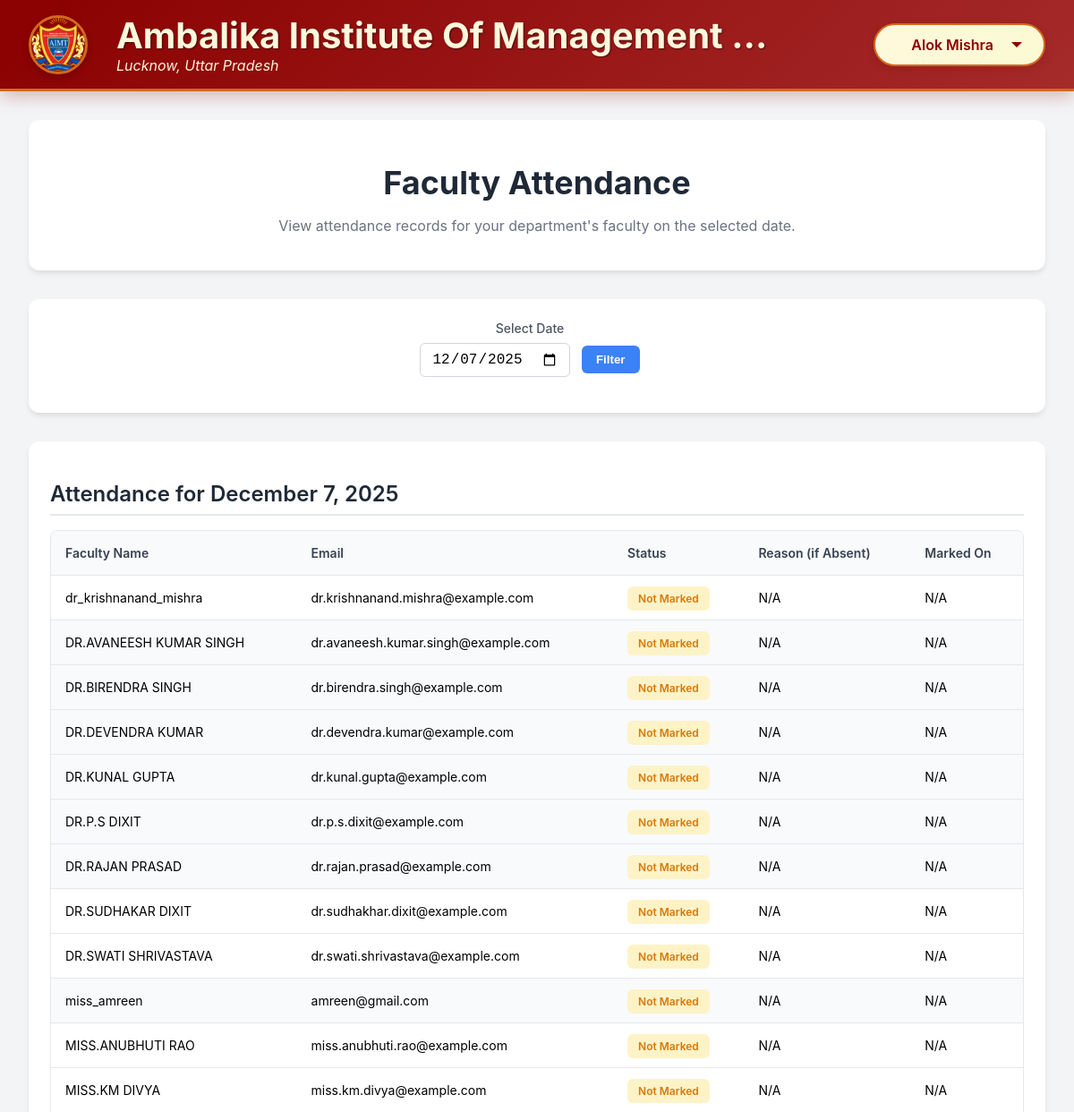
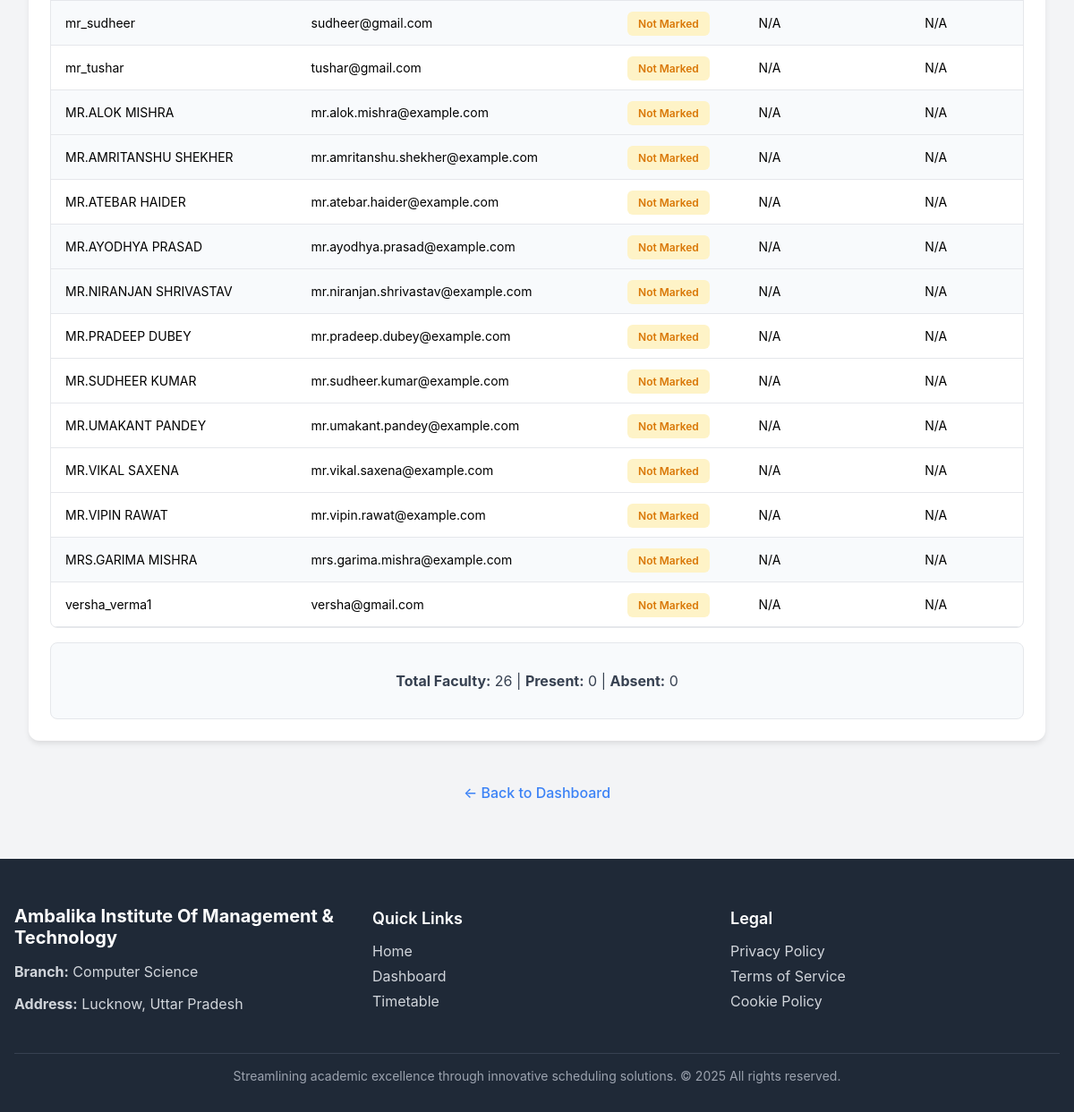
The page /hod/faculty_attendance.php (signed in) on the database as committed earlier (2 pictures, top to bottom).
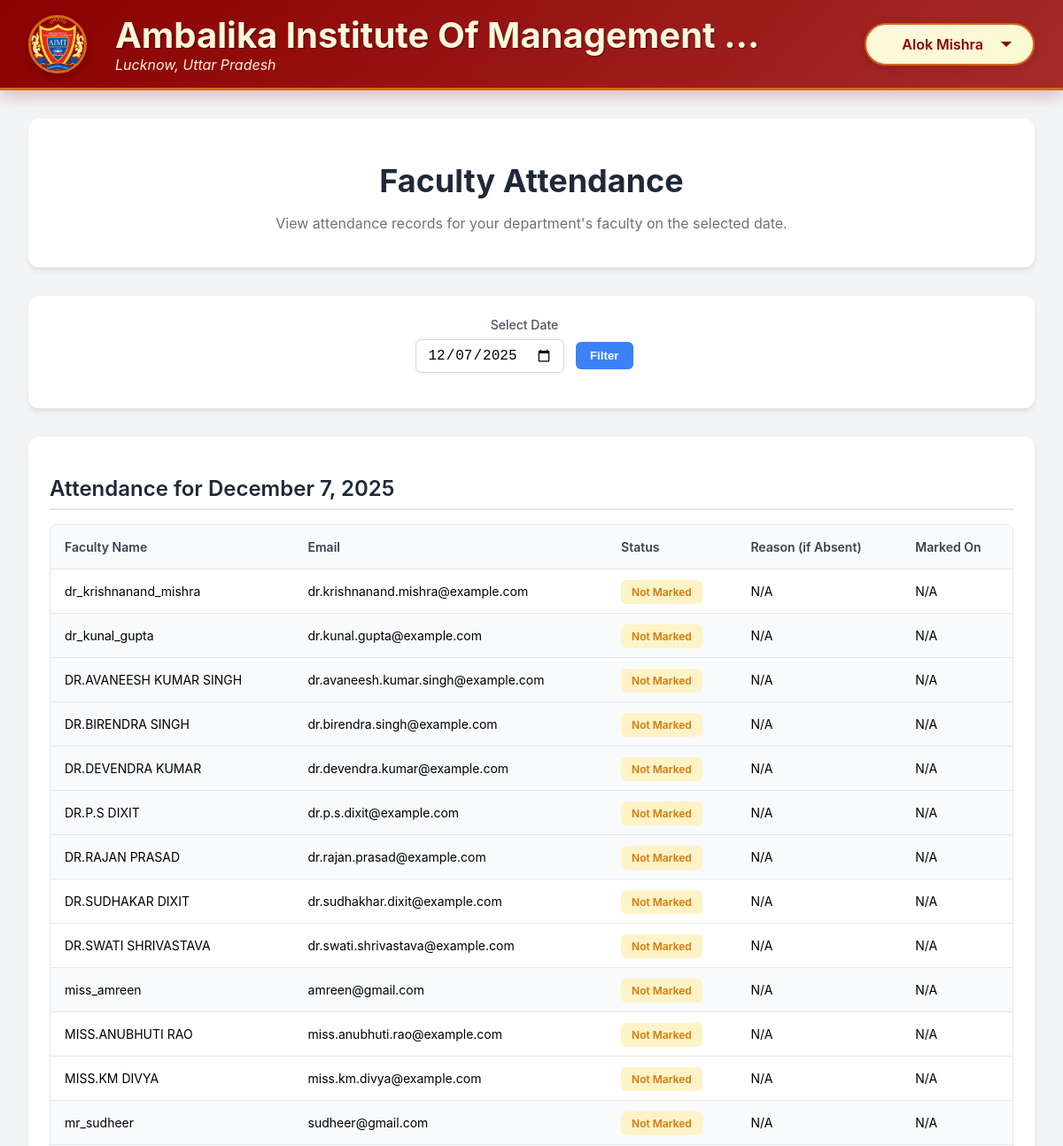
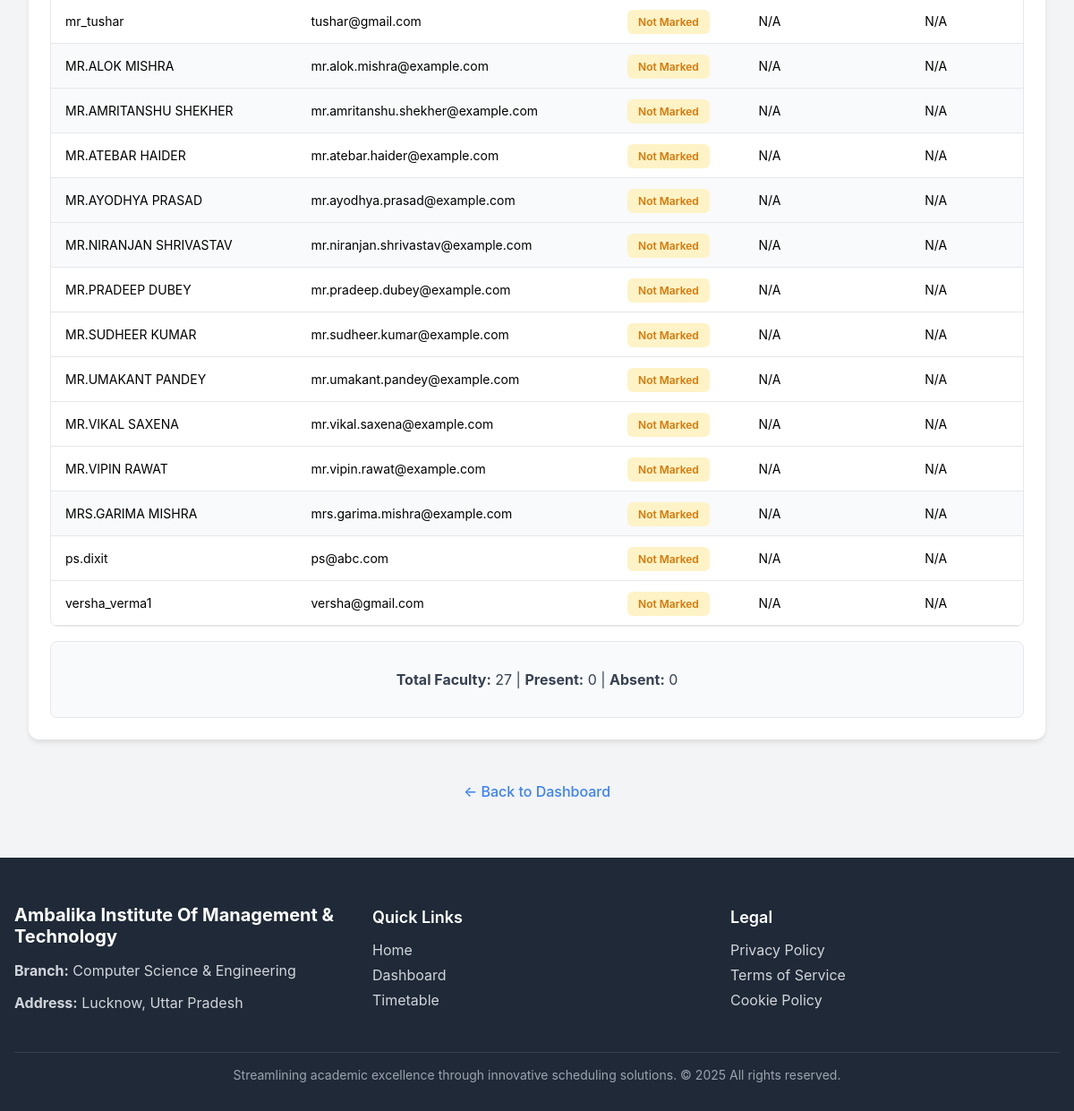
The same page on the database as committed later (2 pictures, top to bottom).
### tables this page shows
CREATE TABLE IF NOT EXISTS `faculty` (
  `faculty_id` int NOT NULL AUTO_INCREMENT,
  `user_id` int NOT NULL,
  `branch_id` int NOT NULL,
  `faculty_name` varchar(100) NOT NULL,
  `email` varchar(100) NOT NULL,
  `created_by` int NOT NULL,
  `created_at` timestamp NULL DEFAULT CURRENT_TIMESTAMP,
  `password` varchar(100) DEFAULT NULL,
  `is_coordinator` tinyint(1) DEFAULT '0',
  PRIMARY KEY (`faculty_id`),
  UNIQUE KEY `email` (`email`),
  KEY `user_id` (`user_id`),
  KEY `branch_id` (`branch_id`),
  KEY `created_by` (`created_by`),
  CONSTRAINT `faculty_ibfk_1` FOREIGN KEY (`user_id`) REFERENCES `users` (`user_id`) ON DELETE CASCADE,
  CONSTRAINT `faculty_ibfk_2` FOREIGN KEY (`branch_id`) REFERENCES `branches` (`branch_id`) ON DELETE CASCADE,
  CONSTRAINT `faculty_ibfk_3` FOREIGN KEY (`created_by`) REFERENCES `users` (`user_id`) ON DELETE RESTRICT
);

CREATE TABLE IF NOT EXISTS `branches` (
  `branch_id` int NOT NULL AUTO_INCREMENT,
  `branch_name` varchar(100) NOT NULL,
  `created_at` timestamp NULL DEFAULT CURRENT_TIMESTAMP,
  PRIMARY KEY (`branch_id`),
  UNIQUE KEY `branch_name` (`branch_name`)
);

### hod/faculty_attendance.php (the view, shortened to what the changed rows need)
<?php
include 'header.php';
$query = "SELECT h.branch_id FROM hod h WHERE h.user_id = " . (int)$_SESSION['user_id'];
$result = mysqli_query($conn, $query);
$hod_data = mysqli_fetch_assoc($result);
$branch_id = $hod_data['branch_id'];
$date = isset($_GET['date']) ? mysqli_real_escape_string($conn, $_GET['date']) : date('Y-m-d');
$faculty_query = "SELECT f.faculty_id, f.faculty_name, f.email
                  FROM faculty f
                  WHERE f.branch_id = $branch_id
                  ORDER BY f.faculty_name";
$faculty_result = mysqli_query($conn, $faculty_query);
$faculty_list = [];
while ($row = mysqli_fetch_assoc($faculty_result)) {
    $faculty_list[$row['faculty_id']] = $row;
}
$attendance_data = [];
?>
<div class="container">
    <div class="page-header">
        <h1 class="page-title">Faculty Attendance</h1>
    </div>
    <div class="section">
        <h2 class="section-title">Attendance for <?php echo date('F j, Y', strtotime($date)); ?></h2>
        <?php if (empty($faculty_list)): ?>
            <div class="no-requests">
                <p>No faculty found in your department.</p>
            </div>
        <?php else: ?>
            <div class="table-wrapper">
                <table class="data-table">
                    <thead>
                        <tr>
                            <th>Faculty Name</th>
                            <th>Email</th>
                            <th>Status</th>
                            <th>Reason (if Absent)</th>
                            <th>Marked On</th>
                        </tr>
                    </thead>
                    <tbody>
                        <?php foreach ($faculty_list as $faculty_id => $faculty): ?>
                            <?php
                            $attendance = $attendance_data[$faculty_id] ?? null;
                            $status = $attendance ? ucfirst($attendance['status']) : 'Not Marked';
                            $reason = $attendance && $attendance['status'] === 'absent' && !empty($attendance['reason']) ? htmlspecialchars($attendance['reason']) : 'N/A';
                            $marked_on = $attendance ? date('M j, Y g:i A', strtotime($attendance['attendance_date'])) : 'N/A';
                            ?>
                            <tr class="<?php echo ($faculty_id % 2 == 0) ? 'even-row' : ''; ?>">
                                <td><?php echo htmlspecialchars($faculty['faculty_name']); ?></td>
                                <td><?php echo htmlspecialchars($faculty['email']); ?></td>
                                <td>
                                    <span class="status-badge <?php echo ($status === 'Present') ? 'status-present' : (($status === 'Absent') ? 'status-absent' : 'status-pending'); ?>">
                                        <?php echo $status; ?>
                                    </span>
                                </td>
                                <td title="<?php echo $reason; ?>"><?php echo $reason; ?></td>
                                <td><?php echo $marked_on; ?></td>
                            </tr>
                        <?php endforeach; ?>
                    </tbody>
                </table>
            </div>
            <div class="attendance-summary">
                <p><strong>Total Faculty:</strong> <?php echo count($faculty_list); ?> |
                   <strong>Present:</strong> <?php echo count(array_filter($faculty_list, function($f) use ($attendance_data) { return isset($attendance_data[$f['faculty_id']]) && $attendance_data[$f['faculty_id']]['status'] === 'present'; })); ?> |
                   <strong>Absent:</strong> <?php echo count(array_filter($faculty_list, function($f) use ($attendance_data) { return isset($attendance_data[$f['faculty_id']]) && $attendance_data[$f['faculty_id']]['status'] === 'absent'; })); ?></p>
            </div>
        <?php endif; ?>
    </div>
</div>
<?php include 'footer.php'; ?>

### hod/footer.php (shortened to what the changed rows need)
<?php
include '../include/db.php';
if (isset($_SESSION['user_id']) && $_SESSION['role'] === 'hod') {
    $query = "SELECT b.branch_name, h.college_name, h.address FROM hod h JOIN branches b ON h.branch_id = b.branch_id WHERE h.user_id = " . (int)$_SESSION['user_id'];
    $result = mysqli_query($conn, $query);
    if ($result && mysqli_num_rows($result) > 0) {
        $hod_data = mysqli_fetch_assoc($result);
        $branch_name = $hod_data['branch_name'];
        $college_name = $hod_data['college_name'] ?? 'Unknown College';
        $college_address = $hod_data['address'] ?? 'No address available';
    } else {
        $branch_name = 'Unknown Branch';
        $college_name = 'Unknown College';
        $college_address = 'No address available';
    }
} else {
    $branch_name = 'Timetable Management System';
    $college_name = 'Timetable Management System';
    $college_address = '';
}
?>
<footer>
    <div class="footer-container">
        <div class="footer-grid">
            <div class="footer-section">
                <h3><?php echo htmlspecialchars($college_name); ?></h3>
                <p><strong>Branch:</strong> <?php echo htmlspecialchars($branch_name); ?></p>
                <p><strong>Address:</strong> <?php echo htmlspecialchars($college_address); ?></p>
            </div>
        </div>
    </div>
</footer>
</body>
</html>

Rows that differ between the two databases and show on the page:
changed faculty "dr.kunal.gupta@example.com": faculty_name "DR.KUNAL GUPTA" → "dr_kunal_gupta"; moves up the list
added faculty: faculty_name "ps.dixit", email "ps@abc.com", status "Not Marked", reason "N/A", marked_on "N/A"
changed branches: branch_name "Computer Science" → "Computer Science & Engineering"
Other text that changed with them:
count($faculty_list): "26" → "27"
